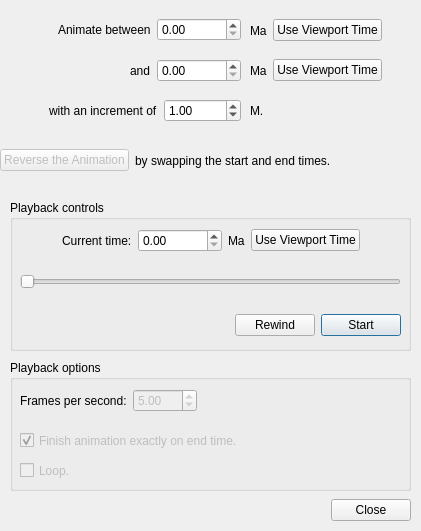
<ui version="4.0" >
 <author></author>
 <comment></comment>
 <exportmacro></exportmacro>
 <class>AnimateDialog</class>
 <widget class="QDialog" name="AnimateDialog" >
  <property name="geometry" >
   <rect>
    <x>0</x>
    <y>0</y>
    <width>421</width>
    <height>531</height>
   </rect>
  </property>
  <property name="windowTitle" >
   <string>Animate</string>
  </property>
  <widget class="QWidget" name="layoutWidget" >
   <property name="geometry" >
    <rect>
     <x>0</x>
     <y>10</y>
     <width>241</width>
     <height>40</height>
    </rect>
   </property>
   <layout class="QHBoxLayout" >
    <property name="margin" >
     <number>0</number>
    </property>
    <property name="spacing" >
     <number>6</number>
    </property>
    <item>
     <spacer>
      <property name="orientation" >
       <enum>Qt::Horizontal</enum>
      </property>
      <property name="sizeHint" >
       <size>
        <width>48</width>
        <height>38</height>
       </size>
      </property>
     </spacer>
    </item>
    <item>
     <widget class="QLabel" name="label_1" >
      <property name="text" >
       <string>Animate between</string>
      </property>
     </widget>
    </item>
    <item>
     <widget class="QDoubleSpinBox" name="widget_start_time" >
      <property name="maximum" >
       <double>1e+06</double>
      </property>
     </widget>
    </item>
   </layout>
  </widget>
  <widget class="QWidget" name="layoutWidget" >
   <property name="geometry" >
    <rect>
     <x>0</x>
     <y>50</y>
     <width>241</width>
     <height>41</height>
    </rect>
   </property>
   <layout class="QHBoxLayout" >
    <property name="margin" >
     <number>0</number>
    </property>
    <property name="spacing" >
     <number>6</number>
    </property>
    <item>
     <spacer>
      <property name="orientation" >
       <enum>Qt::Horizontal</enum>
      </property>
      <property name="sizeHint" >
       <size>
        <width>50</width>
        <height>39</height>
       </size>
      </property>
     </spacer>
    </item>
    <item>
     <widget class="QLabel" name="label_2" >
      <property name="text" >
       <string>and</string>
      </property>
     </widget>
    </item>
    <item>
     <widget class="QDoubleSpinBox" name="widget_end_time" >
      <property name="maximum" >
       <double>1e+06</double>
      </property>
     </widget>
    </item>
   </layout>
  </widget>
  <widget class="QWidget" name="horizontalLayout" >
   <property name="geometry" >
    <rect>
     <x>0</x>
     <y>90</y>
     <width>241</width>
     <height>41</height>
    </rect>
   </property>
   <layout class="QHBoxLayout" >
    <property name="margin" >
     <number>0</number>
    </property>
    <property name="spacing" >
     <number>6</number>
    </property>
    <item>
     <spacer>
      <property name="orientation" >
       <enum>Qt::Horizontal</enum>
      </property>
      <property name="sizeHint" >
       <size>
        <width>40</width>
        <height>20</height>
       </size>
      </property>
     </spacer>
    </item>
    <item>
     <widget class="QLabel" name="label_5" >
      <property name="text" >
       <string>with an increment of</string>
      </property>
     </widget>
    </item>
    <item>
     <widget class="QDoubleSpinBox" name="widget_time_increment" >
      <property name="maximum" >
       <double>10000</double>
      </property>
      <property name="minimum" >
       <double>0.01</double>
      </property>
      <property name="singleStep" >
       <double>0.1</double>
      </property>
      <property name="value" >
       <double>1</double>
      </property>
     </widget>
    </item>
   </layout>
  </widget>
  <widget class="QWidget" name="horizontalLayout_5" >
   <property name="geometry" >
    <rect>
     <x>250</x>
     <y>10</y>
     <width>171</width>
     <height>41</height>
    </rect>
   </property>
   <layout class="QHBoxLayout" >
    <property name="margin" >
     <number>0</number>
    </property>
    <property name="spacing" >
     <number>6</number>
    </property>
    <item>
     <widget class="QLabel" name="label_start_time_units" >
      <property name="text" >
       <string>Ma</string>
      </property>
     </widget>
    </item>
    <item>
     <widget class="QPushButton" name="button_Use_Viewport_Time_start_time" >
      <property name="text" >
       <string>Use Viewport Time</string>
      </property>
      <property name="autoDefault" >
       <bool>false</bool>
      </property>
     </widget>
    </item>
    <item>
     <spacer>
      <property name="orientation" >
       <enum>Qt::Horizontal</enum>
      </property>
      <property name="sizeHint" >
       <size>
        <width>40</width>
        <height>20</height>
       </size>
      </property>
     </spacer>
    </item>
   </layout>
  </widget>
  <widget class="QWidget" name="horizontalLayout_6" >
   <property name="geometry" >
    <rect>
     <x>250</x>
     <y>50</y>
     <width>171</width>
     <height>41</height>
    </rect>
   </property>
   <layout class="QHBoxLayout" >
    <property name="margin" >
     <number>0</number>
    </property>
    <property name="spacing" >
     <number>6</number>
    </property>
    <item>
     <widget class="QLabel" name="label_end_time_units" >
      <property name="text" >
       <string>Ma</string>
      </property>
     </widget>
    </item>
    <item>
     <widget class="QPushButton" name="button_Use_Viewport_Time_end_time" >
      <property name="text" >
       <string>Use Viewport Time</string>
      </property>
      <property name="autoDefault" >
       <bool>false</bool>
      </property>
     </widget>
    </item>
    <item>
     <spacer>
      <property name="orientation" >
       <enum>Qt::Horizontal</enum>
      </property>
      <property name="sizeHint" >
       <size>
        <width>40</width>
        <height>20</height>
       </size>
      </property>
     </spacer>
    </item>
   </layout>
  </widget>
  <widget class="QWidget" name="horizontalLayout_7" >
   <property name="geometry" >
    <rect>
     <x>250</x>
     <y>90</y>
     <width>171</width>
     <height>41</height>
    </rect>
   </property>
   <layout class="QHBoxLayout" >
    <property name="margin" >
     <number>0</number>
    </property>
    <property name="spacing" >
     <number>6</number>
    </property>
    <item>
     <widget class="QLabel" name="label_time_increment_units" >
      <property name="text" >
       <string>M.</string>
      </property>
     </widget>
    </item>
    <item>
     <spacer>
      <property name="orientation" >
       <enum>Qt::Horizontal</enum>
      </property>
      <property name="sizeHint" >
       <size>
        <width>40</width>
        <height>20</height>
       </size>
      </property>
     </spacer>
    </item>
   </layout>
  </widget>
  <widget class="QWidget" name="horizontalLayout_8" >
   <property name="geometry" >
    <rect>
     <x>0</x>
     <y>140</y>
     <width>421</width>
     <height>41</height>
    </rect>
   </property>
   <layout class="QHBoxLayout" >
    <property name="margin" >
     <number>0</number>
    </property>
    <property name="spacing" >
     <number>6</number>
    </property>
    <item>
     <widget class="QPushButton" name="button_Reverse_the_Animation" >
      <property name="enabled" >
       <bool>false</bool>
      </property>
      <property name="text" >
       <string>Reverse the Animation</string>
      </property>
     </widget>
    </item>
    <item>
     <widget class="QLabel" name="label_by_swapping" >
      <property name="text" >
       <string>by swapping the start and end times.</string>
      </property>
     </widget>
    </item>
    <item>
     <spacer>
      <property name="orientation" >
       <enum>Qt::Horizontal</enum>
      </property>
      <property name="sizeHint" >
       <size>
        <width>40</width>
        <height>20</height>
       </size>
      </property>
     </spacer>
    </item>
   </layout>
  </widget>
  <widget class="QGroupBox" name="groupbox_Playback_controls" >
   <property name="geometry" >
    <rect>
     <x>10</x>
     <y>200</y>
     <width>401</width>
     <height>151</height>
    </rect>
   </property>
   <property name="title" >
    <string>Playback controls</string>
   </property>
   <widget class="QWidget" name="horizontalLayout_3" >
    <property name="geometry" >
     <rect>
      <x>10</x>
      <y>20</y>
      <width>381</width>
      <height>41</height>
     </rect>
    </property>
    <layout class="QHBoxLayout" >
     <property name="margin" >
      <number>0</number>
     </property>
     <property name="spacing" >
      <number>6</number>
     </property>
     <item>
      <spacer>
       <property name="orientation" >
        <enum>Qt::Horizontal</enum>
       </property>
       <property name="sizeHint" >
        <size>
         <width>40</width>
         <height>20</height>
        </size>
       </property>
      </spacer>
     </item>
     <item>
      <widget class="QLabel" name="label_current_time" >
       <property name="text" >
        <string>Current time:</string>
       </property>
      </widget>
     </item>
     <item>
      <widget class="QDoubleSpinBox" name="widget_current_time" >
       <property name="maximum" >
        <double>1e+06</double>
       </property>
      </widget>
     </item>
     <item>
      <widget class="QLabel" name="label_current_time_units" >
       <property name="text" >
        <string>Ma</string>
       </property>
      </widget>
     </item>
     <item>
      <widget class="QPushButton" name="button_Use_Viewport_Time_current_time" >
       <property name="text" >
        <string>Use Viewport Time</string>
       </property>
       <property name="autoDefault" >
        <bool>false</bool>
       </property>
      </widget>
     </item>
     <item>
      <spacer>
       <property name="orientation" >
        <enum>Qt::Horizontal</enum>
       </property>
       <property name="sizeHint" >
        <size>
         <width>40</width>
         <height>20</height>
        </size>
       </property>
      </spacer>
     </item>
    </layout>
   </widget>
   <widget class="QWidget" name="horizontalLayout_2" >
    <property name="geometry" >
     <rect>
      <x>10</x>
      <y>100</y>
      <width>381</width>
      <height>51</height>
     </rect>
    </property>
    <layout class="QHBoxLayout" >
     <property name="margin" >
      <number>0</number>
     </property>
     <property name="spacing" >
      <number>6</number>
     </property>
     <item>
      <spacer>
       <property name="orientation" >
        <enum>Qt::Horizontal</enum>
       </property>
       <property name="sizeHint" >
        <size>
         <width>40</width>
         <height>20</height>
        </size>
       </property>
      </spacer>
     </item>
     <item>
      <widget class="QPushButton" name="button_Rewind" >
       <property name="enabled" >
        <bool>true</bool>
       </property>
       <property name="text" >
        <string>Rewind</string>
       </property>
       <property name="autoDefault" >
        <bool>false</bool>
       </property>
      </widget>
     </item>
     <item>
      <widget class="QPushButton" name="button_Start" >
       <property name="text" >
        <string>Start</string>
       </property>
       <property name="autoDefault" >
        <bool>true</bool>
       </property>
       <property name="default" >
        <bool>true</bool>
       </property>
      </widget>
     </item>
    </layout>
   </widget>
   <widget class="QSlider" name="slider_current_time" >
    <property name="enabled" >
     <bool>false</bool>
    </property>
    <property name="geometry" >
     <rect>
      <x>10</x>
      <y>70</y>
      <width>381</width>
      <height>24</height>
     </rect>
    </property>
    <property name="orientation" >
     <enum>Qt::Horizontal</enum>
    </property>
   </widget>
  </widget>
  <widget class="QGroupBox" name="groupbox_Playback_Options" >
   <property name="geometry" >
    <rect>
     <x>10</x>
     <y>360</y>
     <width>401</width>
     <height>131</height>
    </rect>
   </property>
   <property name="title" >
    <string>Playback options</string>
   </property>
   <widget class="QWidget" name="horizontalLayout_4" >
    <property name="geometry" >
     <rect>
      <x>10</x>
      <y>20</y>
      <width>381</width>
      <height>41</height>
     </rect>
    </property>
    <layout class="QHBoxLayout" >
     <property name="margin" >
      <number>0</number>
     </property>
     <property name="spacing" >
      <number>6</number>
     </property>
     <item>
      <widget class="QLabel" name="label_Frames_per_second" >
       <property name="text" >
        <string>Frames per second:</string>
       </property>
      </widget>
     </item>
     <item>
      <widget class="QDoubleSpinBox" name="widget_Frames_per_second" >
       <property name="enabled" >
        <bool>false</bool>
       </property>
       <property name="maximum" >
        <double>100</double>
       </property>
       <property name="minimum" >
        <double>0</double>
       </property>
       <property name="value" >
        <double>5</double>
       </property>
      </widget>
     </item>
     <item>
      <spacer>
       <property name="orientation" >
        <enum>Qt::Horizontal</enum>
       </property>
       <property name="sizeHint" >
        <size>
         <width>40</width>
         <height>20</height>
        </size>
       </property>
      </spacer>
     </item>
    </layout>
   </widget>
   <widget class="QCheckBox" name="checkbox_Finish_animation_on_end_time" >
    <property name="enabled" >
     <bool>false</bool>
    </property>
    <property name="geometry" >
     <rect>
      <x>10</x>
      <y>70</y>
      <width>371</width>
      <height>21</height>
     </rect>
    </property>
    <property name="text" >
     <string>Finish animation exactly on end time.</string>
    </property>
    <property name="checked" >
     <bool>true</bool>
    </property>
   </widget>
   <widget class="QCheckBox" name="checkbox_Loop" >
    <property name="enabled" >
     <bool>false</bool>
    </property>
    <property name="geometry" >
     <rect>
      <x>10</x>
      <y>100</y>
      <width>371</width>
      <height>21</height>
     </rect>
    </property>
    <property name="text" >
     <string>Loop.</string>
    </property>
   </widget>
  </widget>
  <widget class="QWidget" name="layoutWidget" >
   <property name="geometry" >
    <rect>
     <x>10</x>
     <y>490</y>
     <width>401</width>
     <height>40</height>
    </rect>
   </property>
   <layout class="QHBoxLayout" >
    <property name="margin" >
     <number>0</number>
    </property>
    <property name="spacing" >
     <number>6</number>
    </property>
    <item>
     <spacer>
      <property name="orientation" >
       <enum>Qt::Horizontal</enum>
      </property>
      <property name="sizeHint" >
       <size>
        <width>131</width>
        <height>31</height>
       </size>
      </property>
     </spacer>
    </item>
    <item>
     <widget class="QPushButton" name="button_Close" >
      <property name="text" >
       <string>Close</string>
      </property>
      <property name="autoDefault" >
       <bool>false</bool>
      </property>
     </widget>
    </item>
   </layout>
  </widget>
 </widget>
 <pixmapfunction></pixmapfunction>
 <tabstops>
  <tabstop>widget_start_time</tabstop>
  <tabstop>button_Use_Viewport_Time_start_time</tabstop>
  <tabstop>widget_end_time</tabstop>
  <tabstop>button_Use_Viewport_Time_end_time</tabstop>
  <tabstop>widget_time_increment</tabstop>
  <tabstop>button_Reverse_the_Animation</tabstop>
  <tabstop>button_Start</tabstop>
  <tabstop>button_Rewind</tabstop>
  <tabstop>widget_current_time</tabstop>
  <tabstop>button_Use_Viewport_Time_current_time</tabstop>
  <tabstop>slider_current_time</tabstop>
  <tabstop>widget_Frames_per_second</tabstop>
  <tabstop>checkbox_Finish_animation_on_end_time</tabstop>
  <tabstop>checkbox_Loop</tabstop>
  <tabstop>button_Close</tabstop>
 </tabstops>
 <resources/>
 <connections>
  <connection>
   <sender>button_Close</sender>
   <signal>clicked()</signal>
   <receiver>AnimateDialog</receiver>
   <slot>close()</slot>
   <hints>
    <hint type="sourcelabel" >
     <x>409</x>
     <y>512</y>
    </hint>
    <hint type="destinationlabel" >
     <x>179</x>
     <y>282</y>
    </hint>
   </hints>
  </connection>
 </connections>
</ui>
